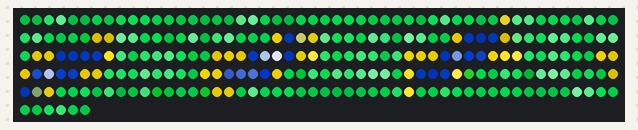
The sketch below on a simulated Arduino Uno, built with avr-gcc and run on an emulated ATmega328P. Parts: 256 RGB LEDs in strip order, left to right, continuing on the next row. What the sketch prints to the serial monitor is not drawn.

Above: at 5.9 s.

The sketch:

parcial_ll_informatica_ll1.ino
```cpp
#include <Adafruit_NeoPixel.h>
#define LED_PIN 2
#define LED_COUNT 256

Adafruit_NeoPixel leds(LED_COUNT, LED_PIN, NEO_GRB + NEO_KHZ800);
// C++ code
//

//PROTOTIPO DE FUNCIONES
void cleanMatrix();
void mostrarBandera();
void mostrarBandera2D();
//FIN DECLARACION PROTOTIPO DE FUNCIONES

//DELCARACION DE VARIABLES
//Nota importante: Ponga aca el contenido del archivo de texto resultante al
//aplicar el algoritmo de redimensioamiento
//De lo contrario no se asegura un correcto funcionamiento en el programa
uint8_t RedMatrix [256] = {
0, 4, 27, 80, 0, 2, 0, 4, 10, 7, 5, 1, 0, 0, 5, 0,
0, 0, 71, 85, 1, 0, 0, 0, 0, 0, 1, 1, 0, 0, 1, 2,
6, 0, 7, 65, 0, 2, 2, 2, 172, 66, 61, 0, 1, 0, 0, 71,
0, 1, 21, 72, 0, 1, 5, 0, 136, 122, 88, 69, 0, 2, 0, 1,
81, 0, 43, 84, 0, 3, 2, 192, 0, 103, 154, 72, 8, 21, 3, 75,
38, 0, 103, 71, 0, 3, 176, 0, 1, 0, 135, 78, 36, 8, 80, 64,
0, 2, 82, 87, 7, 168, 166, 0, 0, 0, 2, 252, 54, 0, 27, 48,
62, 9, 0, 0, 172, 180, 169, 1, 133, 209, 0, 168, 254, 29, 2, 18,
52, 33, 1, 41, 194, 187, 174, 0, 86, 0, 7, 210, 250, 254, 25, 4,
61, 31, 0, 3, 208, 166, 179, 13, 159, 4, 3, 170, 171, 25, 23, 8,
73, 32, 51, 14, 0, 199, 192, 27, 39, 47, 2, 187, 1, 0, 42, 3,
61, 31, 70, 99, 95, 0, 213, 0, 0, 0, 254, 22, 0, 0, 41, 9,
0, 84, 106, 75, 0, 18, 0, 144, 1, 30, 186, 3, 0, 10, 0, 43,
1, 0, 44, 0, 0, 3, 0, 8, 173, 170, 0, 74, 0, 2, 1, 3,
0, 0, 0, 1, 2, 2, 0, 23, 253, 1, 0, 29, 2, 2, 1, 2,
0, 1, 1, 3, 0, 0, 100, 74, 6, 0, 4, 0, 17, 40, 2, 1
};

uint8_t GreenMatrix [256] = {
84, 81, 166, 183, 86, 71, 125, 93, 133, 155, 139, 124, 122, 100, 88, 74,
93, 75, 183, 192, 133, 81, 72, 128, 127, 121, 144, 151, 128, 105, 102, 105,
125, 80, 157, 177, 149, 143, 91, 104, 158, 194, 179, 129, 140, 132, 107, 186,
123, 88, 164, 182, 148, 100, 105, 107, 120, 111, 195, 181, 143, 157, 97, 138,
192, 81, 172, 189, 130, 113, 120, 170, 19, 105, 142, 184, 158, 164, 131, 182,
169, 89, 197, 185, 118, 110, 153, 20, 16, 21, 118, 177, 168, 157, 195, 180,
151, 112, 191, 189, 128, 147, 149, 21, 22, 23, 24, 226, 180, 123, 172, 174,
181, 160, 111, 106, 147, 160, 148, 25, 150, 208, 21, 151, 230, 168, 141, 161,
186, 170, 101, 173, 172, 164, 153, 22, 109, 33, 31, 184, 225, 229, 168, 160,
190, 170, 150, 108, 180, 144, 155, 42, 170, 33, 30, 149, 152, 166, 166, 157,
191, 171, 177, 159, 107, 178, 168, 47, 64, 71, 29, 164, 142, 93, 176, 153,
176, 168, 182, 193, 198, 120, 197, 21, 20, 26, 234, 119, 147, 107, 170, 161,
64, 194, 200, 180, 118, 125, 103, 126, 18, 38, 162, 131, 129, 161, 94, 158,
68, 90, 159, 90, 92, 103, 105, 92, 152, 151, 114, 189, 134, 143, 155, 97,
99, 83, 77, 79, 91, 101, 114, 149, 230, 117, 122, 164, 157, 123, 113, 114,
138, 127, 95, 88, 89, 102, 205, 181, 156, 116, 114, 104, 167, 172, 117, 100
};

uint8_t BlueMatrix [256] = {
29, 29, 75, 114, 28, 26, 44, 35, 53, 57, 52, 44, 42, 34, 34, 25,
31, 28, 107, 124, 47, 29, 26, 46, 45, 42, 52, 52, 45, 36, 36, 36,
45, 29, 58, 103, 52, 51, 35, 38, 25, 111, 103, 46, 51, 48, 36, 111,
43, 33, 72, 109, 51, 35, 41, 29, 0, 0, 125, 107, 51, 56, 33, 48,
123, 27, 89, 122, 44, 42, 46, 0, 62, 55, 6, 110, 59, 72, 48, 114,
89, 33, 135, 113, 39, 40, 0, 70, 57, 68, 0, 97, 84, 63, 120, 105,
56, 41, 123, 123, 51, 0, 0, 74, 76, 77, 81, 28, 99, 42, 79, 93,
101, 65, 34, 35, 0, 1, 0, 87, 176, 224, 74, 3, 60, 79, 52, 71,
99, 82, 37, 89, 0, 0, 0, 81, 161, 114, 91, 1, 34, 67, 78, 63,
107, 81, 49, 41, 0, 0, 0, 118, 216, 111, 97, 0, 0, 72, 74, 63,
115, 82, 96, 66, 36, 0, 8, 106, 130, 131, 116, 0, 50, 24, 91, 54,
101, 80, 108, 131, 129, 41, 24, 68, 79, 87, 70, 22, 50, 39, 88, 61,
18, 123, 138, 113, 40, 55, 33, 2, 62, 25, 10, 48, 46, 66, 31, 83,
25, 29, 84, 18, 26, 39, 38, 17, 0, 0, 39, 112, 49, 51, 57, 35,
34, 31, 27, 29, 33, 36, 39, 68, 38, 42, 42, 72, 56, 44, 41, 40,
47, 45, 33, 33, 33, 36, 138, 111, 57, 41, 43, 35, 70, 88, 42, 35
};

//FIN DECLARACION DE VARIABLES

void setup(){
  leds.begin();
  Serial.begin(9600);
  mostrarBandera();
  //cleanMatrix();
  //mostrarBandera2D();
}

void loop(){}

void mostrarBandera(){
  uint8_t R = 0;
  uint8_t G = 0;
  uint8_t B = 0;
  for(int i = 0; i < LED_COUNT; i++){
    R = RedMatrix[i];
    G = GreenMatrix[i];
    B = BlueMatrix[i];
    leds.setPixelColor(i,R,G,B);
    Serial.print(i+1);
    Serial.print(".) ");
    Serial.print("{");
    Serial.print(R);
    Serial.print(" , ");
    Serial.print(G);
    Serial.print(" , ");
    Serial.print(B);
    Serial.println("}");

  }
  Serial.print("\nSe termina de configurar la matriz");
  leds.show();
}
/*void mostrarBandera2D(){
  uint8_t R = 0;
  uint8_t G = 0;
  uint8_t B = 0;
  int cont = 0;
  for(int i = 0; i < 16; i++){
    for(int j = 0; j < 16; j++){
      R = RedMatrix2D[i][j];
      G = GreenMatrix2D[i][j];
      B = BlueMatrix2D[i][j];
      leds.setPixelColor(cont,R,G,B);
      Serial.print(cont+1);
      Serial.print(".) ");
      Serial.print("{");
      Serial.print(R);
      Serial.print(" , ");
      Serial.print(G);
      Serial.print(" , ");
      Serial.print(B);
      Serial.println("}");
      cont += 1;
    }
  }
  Serial.print("\nSe termina de configurar la matriz");
  leds.show();
}*/

/*void cleanMatrix(){
  Serial.print("\nLimpiando Matriz");
  for(int i = 0; i < LED_COUNT; i++){
    leds.setPixelColor(i,0,0,0);
  }
  leds.show();
  Serial.print("\nMatriz limpia");
}*/
```
